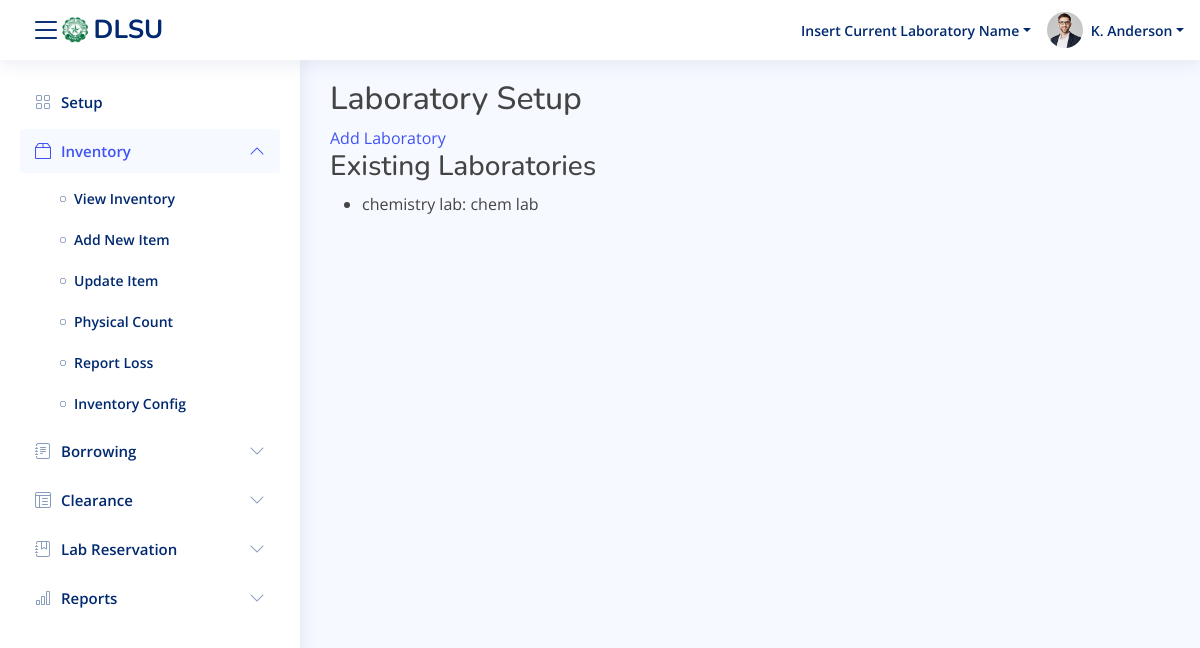
Before: /setup/ (signed in) with the older database file.
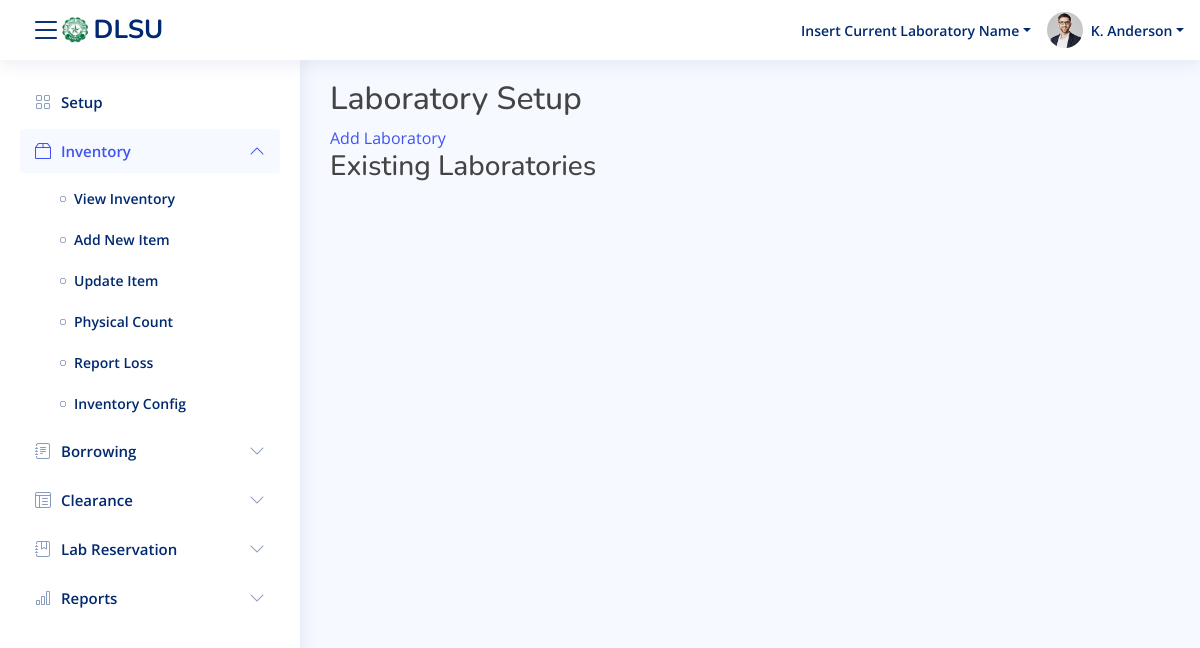
After: the same page with the newer database file.
### core/models.py (models this page shows)
class laboratory(models.Model):
    laboratory_id = models.AutoField(primary_key=True)
    name = models.CharField(max_length=45, null=True, blank=True)
    description = models.CharField(max_length=45, null=True, blank=True)
    department = models.CharField(max_length=45, null=True, blank=True)
    is_available = models.BooleanField(default=True)

### core/views.py (the view)
# urls.py: path('setup/', views.superuser_setup, name='superuser_setup'),
@login_required()
def superuser_setup(request):
    if not request.user.is_superuser:
        return redirect('/login')
    labs = laboratory.objects.all()
    modules = Module.objects.all()
    return render(request, 'superuser/superuser_setup.html', {'labs': labs, 'modules': modules})

### core/templates/superuser/superuser_setup.html (shortened to what this page needs)
{% extends 'temp_navbar.html' %}
{% load socialaccount %}
{% block content %}
    <h2>Laboratory Setup</h2>
    <a href="{% url 'add_laboratory' %}">Add Laboratory</a>
    <h3>Existing Laboratories</h3>
    <ul>
        {% for lab in labs %}
            <li>{{ lab.name }}: {{ lab.description }}</li>
        {% endfor %}
    </ul>
{%endblock%}

Changed rows visible on the page:
removed laboratory: name "chemistry lab", description "chem lab"
